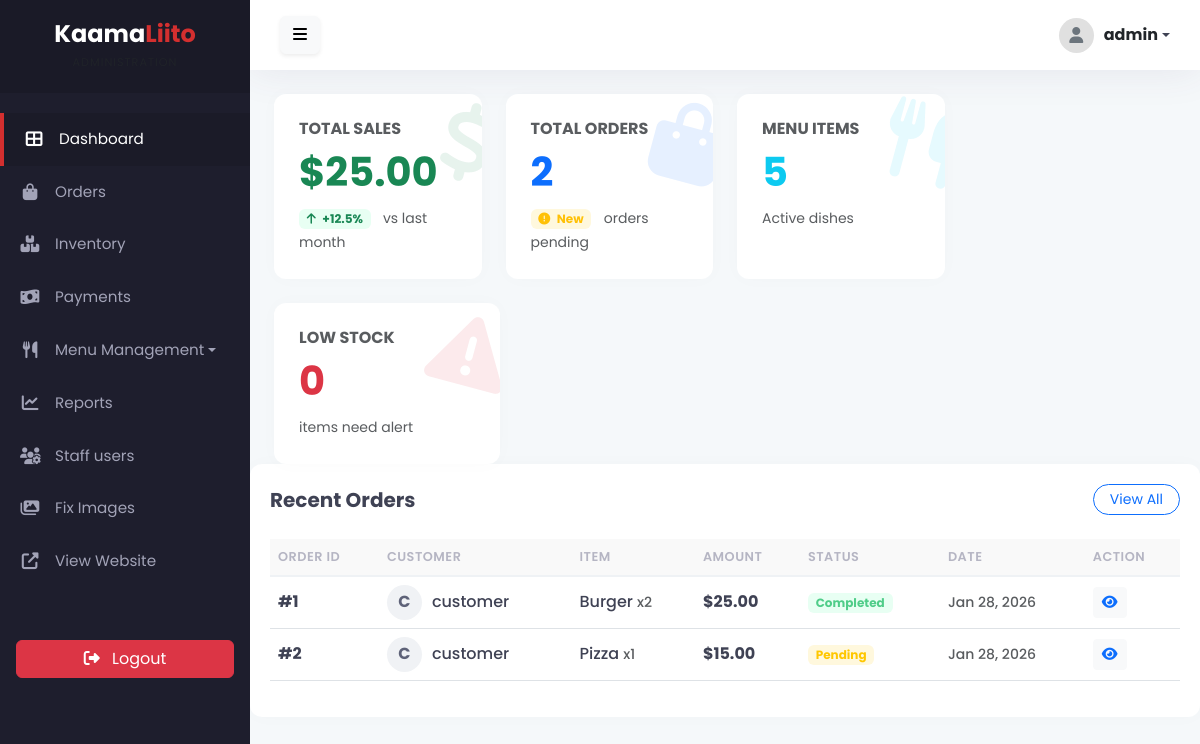
Page /admin/dashboard.php (signed in) on the committed database.
### tables this page shows
CREATE TABLE `orders` (
  `id` int(11) NOT NULL AUTO_INCREMENT,
  `customer` varchar(50) NOT NULL,
  `item` varchar(100) NOT NULL,
  `quantity` int(11) NOT NULL,
  `total` decimal(10,2) NOT NULL,
  `status` enum('Pending','Completed') NOT NULL DEFAULT 'Pending',
  `order_date` timestamp NOT NULL DEFAULT current_timestamp(),
  PRIMARY KEY (`id`)
);

### admin/dashboard.php (the view, shortened to what this page needs)
<?php
include("includes/header.php");
include("includes/sidebar.php");
include("includes/topbar.php");
$menu_count = mysqli_num_rows(mysqli_query($conn,"SELECT * FROM menu"));
$order_count = mysqli_num_rows(mysqli_query($conn,"SELECT * FROM orders"));
$sales_q = mysqli_query($conn,"SELECT SUM(total) AS sales FROM orders WHERE status='Completed'");
$sales = mysqli_fetch_assoc($sales_q)['sales'];
?>
<div class="row g-4 mb-4">
    <div class="col-md-3">
        <div class="stat-card">
            <div class="d-flex justify-content-between align-items-center">
                <div>
                    <h6 class="text-muted text-uppercase fw-bold mb-1">Total Sales</h6>
                    <h3 class="text-success">$<?= number_format($sales, 2); ?></h3>
                    <span class="badge bg-light-success text-success">
                        <i class="fas fa-arrow-up me-1"></i> +12.5%
                    </span>
                    <small class="text-muted ms-2">vs last month</small>
                </div>
                <div class="stat-icon text-success">
                    <i class="fas fa-dollar-sign"></i>
                </div>
            </div>
        </div>
    </div>
    <div class="col-md-3">
        <div class="stat-card">
            <div class="d-flex justify-content-between align-items-center">
                <div>
                    <h6 class="text-muted text-uppercase fw-bold mb-1">Total Orders</h6>
                    <h3 class="text-primary"><?= $order_count; ?></h3>
                    <span class="badge bg-light-warning text-warning">
                        <i class="fas fa-exclamation-circle me-1"></i> New
                    </span>
                    <small class="text-muted ms-2">orders pending</small>
                </div>
                <div class="stat-icon text-primary">
                    <i class="fas fa-shopping-bag"></i>
                </div>
            </div>
        </div>
    </div>
    <div class="col-md-3">
        <div class="stat-card">
            <div class="d-flex justify-content-between align-items-center">
                <div>
                    <h6 class="text-muted text-uppercase fw-bold mb-1">Menu Items</h6>
                    <h3 class="text-info"><?= $menu_count; ?></h3>
                    <span class="text-muted small">Active dishes</span>
                </div>
                <div class="stat-icon text-info">
                    <i class="fas fa-utensils"></i>
                </div>
            </div>
        </div>
    </div>
    </div>
    <div class="col-md-3">
        <?php
        $low_stock = mysqli_num_rows(mysqli_query($conn, "SELECT * FROM inventory WHERE quantity <= min_threshold"));
        ?>
        <div class="stat-card">
             <div class="d-flex justify-content-between align-items-center">
                <div>
                    <h6 class="text-muted text-uppercase fw-bold mb-1">Low Stock</h6>
                    <h3 class="text-danger"><?= $low_stock; ?></h3>
                    <small class="text-muted">items need alert</small>
                </div>
                <div class="stat-icon text-danger">
                    <i class="fas fa-exclamation-triangle"></i>
                </div>
            </div>
        </div>
    </div>
</div>
<div class="row">
    <div class="col-12">
        <div class="table-card">
            <div class="d-flex justify-content-between align-items-center mb-4">
                <h5 class="fw-bold mb-0">Recent Orders</h5>
                <a href="orders.php" class="btn btn-sm btn-outline-primary rounded-pill px-3">View All</a>
            </div>
            <div class="table-responsive">
                <table class="table table-hover align-middle">
                    <thead>
                        <tr>
                            <th>Order ID</th>
                            <th>Customer</th>
                            <th>Item</th>
                            <th>Amount</th>
                            <th>Status</th>
                            <th>Date</th>
                            <th>Action</th>
                        </tr>
                    </thead>
                    <tbody>
                        <?php
                        $recent = mysqli_query($conn,"SELECT * FROM orders ORDER BY order_date DESC LIMIT 5");
                        while($r = mysqli_fetch_assoc($recent)){
                        ?>
                        <tr>
                            <td><span class="fw-bold">#<?= $r['id']; ?></span></td>
                            <td>
                                <div class="d-flex align-items-center">
                                    <div style="width:35px; height:35px; background:#f0f2f5; border-radius:50%; display:flex; align-items:center; justify-content:center; margin-right:10px; font-weight:bold; color:#5e6278;">
                                        <?= strtoupper(substr($r['customer'],0,1)); ?>
                                    </div>
                                    <?= $r['customer']; ?>
                                </div>
                            </td>
                            <td><?= $r['item']; ?> <small class="text-muted">x<?= $r['quantity']; ?></small></td>
                            <td class="fw-bold">$<?= number_format($r['total'], 2); ?></td>
                            <td>
                                <?php if($r['status']=="Pending"){ ?>
                                    <span class="badge bg-light-warning">Pending</span>
                                <?php } else { ?>
                                    <span class="badge bg-light-success">Completed</span>
                                <?php } ?>
                            </td>
                            <td class="text-muted small"><?= date('M d, Y', strtotime($r['order_date'])); ?></td>
                            <td>
                                <a href="orders.php?id=<?= $r['id']; ?>" class="btn btn-icon btn-sm btn-light text-primary" title="Details">
                                    <i class="fas fa-eye"></i>
                                </a>
                            </td>
                        </tr>
                        <?php } ?>
                    </tbody>
                </table>
            </div>
        </div>
    </div>
</div>
<?php include("includes/footer.php"); ?>

### admin/css/admin.css (style rules this page uses)
:root { --admin-primary: #D32F2F; --sidebar-bg: #1e1e2d; --sidebar-hover: #1b1b28; --header-height: 70px; --text-primary: #3f4254; }
body { background-color: #f5f8fa; font-family: 'Poppins', sans-serif; color: var(--text-primary); }
.stat-card { background: #fff; border-radius: 12px; padding: 25px; border: none; box-shadow: 0 0 20px 0 rgba(76, 87, 125, 0.02); position: relative; overflow: hidden; height: 100%; }
.stat-card h3 { font-size: 2.5rem; font-weight: 700; margin: 10px 0; }
.stat-icon { position: absolute; right: -10px; top: -10px; font-size: 5rem; opacity: 0.1; transform: rotate(15deg); }
.table-card { background: #fff; border-radius: 12px; box-shadow: 0 0 20px 0 rgba(76, 87, 125, 0.02); padding: 20px; }
.table thead th { background-color: #f9f9f9; font-weight: 600; color: #b5b5c3; text-transform: uppercase; font-size: 0.8rem; letter-spacing: 0.5px; border-bottom: 2px solid #eff2f5; }
.table tbody td { vertical-align: middle; color: #3f4254; font-weight: 500; }
.bg-light-success { background: #e8fff3; color: #50cd89; }
.bg-light-warning { background: #fff8dd; color: #ffc700; }

### rows in the picture
orders: id "1", customer "C", customer "customer", item "Burger", quantity "2", total "25.00", status "Completed", order_date "Jan 28, 2026"
orders: id "2", customer "C", customer "customer", item "Pizza", quantity "1", total "15.00", status "Pending", order_date "Jan 28, 2026"

### other values in the picture
$_SESSION['user'] "admin"
$sales "25.00"
$order_count "2"
$menu_count "5"
$low_stock "0"
